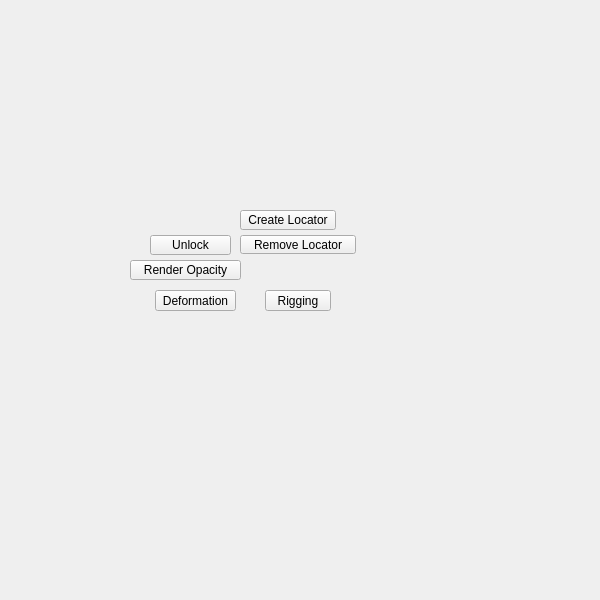
<?xml version="1.0" encoding="UTF-8"?>
<ui version="4.0">
 <class>QtUi</class>
 <widget class="QMainWindow" name="QtUi">
  <property name="enabled">
   <bool>true</bool>
  </property>
  <property name="geometry">
   <rect>
    <x>0</x>
    <y>0</y>
    <width>600</width>
    <height>600</height>
   </rect>
  </property>
  <property name="sizePolicy">
   <sizepolicy hsizetype="Ignored" vsizetype="Ignored">
    <horstretch>0</horstretch>
    <verstretch>0</verstretch>
   </sizepolicy>
  </property>
  <property name="minimumSize">
   <size>
    <width>0</width>
    <height>0</height>
   </size>
  </property>
  <property name="maximumSize">
   <size>
    <width>600</width>
    <height>600</height>
   </size>
  </property>
  <property name="whatsThis">
   <string>main</string>
  </property>
  <property name="toolButtonStyle">
   <enum>Qt::ToolButtonIconOnly</enum>
  </property>
  <property name="tabShape">
   <enum>QTabWidget::Triangular</enum>
  </property>
  <property name="dockNestingEnabled">
   <bool>true</bool>
  </property>
  <property name="dockOptions">
   <set>QMainWindow::AllowNestedDocks|QMainWindow::AllowTabbedDocks|QMainWindow::AnimatedDocks|QMainWindow::ForceTabbedDocks</set>
  </property>
  <widget class="QWidget" name="widget">
   <property name="sizePolicy">
    <sizepolicy hsizetype="Ignored" vsizetype="Ignored">
     <horstretch>0</horstretch>
     <verstretch>0</verstretch>
    </sizepolicy>
   </property>
   <widget class="QPushButton" name="i016">
    <property name="geometry">
     <rect>
      <x>265</x>
      <y>290</y>
      <width>66</width>
      <height>21</height>
     </rect>
    </property>
    <property name="minimumSize">
     <size>
      <width>0</width>
      <height>21</height>
     </size>
    </property>
    <property name="maximumSize">
     <size>
      <width>16777215</width>
      <height>21</height>
     </size>
    </property>
    <property name="accessibleName">
     <string>rigging</string>
    </property>
    <property name="text">
     <string>Rigging</string>
    </property>
   </widget>
   <widget class="PushButton" name="tb003">
    <property name="geometry">
     <rect>
      <x>240</x>
      <y>210</y>
      <width>96</width>
      <height>20</height>
     </rect>
    </property>
    <property name="minimumSize">
     <size>
      <width>0</width>
      <height>20</height>
     </size>
    </property>
    <property name="maximumSize">
     <size>
      <width>999</width>
      <height>20</height>
     </size>
    </property>
    <property name="toolTip">
     <string>&lt;html&gt;&lt;head/&gt;&lt;body&gt;&lt;p&gt;Create locators with the same transforms as any selected object(s).&lt;/p&gt;&lt;p&gt;If there are vertices selected it will create a locator at the center of the selected vertices bounding box.&lt;/p&gt;&lt;/body&gt;&lt;/html&gt;</string>
    </property>
    <property name="text">
     <string>Create Locator</string>
    </property>
    <property name="checkable">
     <bool>false</bool>
    </property>
   </widget>
   <widget class="QPushButton" name="b003">
    <property name="geometry">
     <rect>
      <x>240</x>
      <y>235</y>
      <width>116</width>
      <height>19</height>
     </rect>
    </property>
    <property name="toolTip">
     <string>Insert Joint</string>
    </property>
    <property name="text">
     <string>Remove Locator</string>
    </property>
   </widget>
   <widget class="QPushButton" name="i020">
    <property name="geometry">
     <rect>
      <x>155</x>
      <y>290</y>
      <width>81</width>
      <height>21</height>
     </rect>
    </property>
    <property name="minimumSize">
     <size>
      <width>0</width>
      <height>21</height>
     </size>
    </property>
    <property name="maximumSize">
     <size>
      <width>999</width>
      <height>21</height>
     </size>
    </property>
    <property name="accessibleName">
     <string>deformation</string>
    </property>
    <property name="text">
     <string>Deformation</string>
    </property>
   </widget>
   <widget class="QPushButton" name="b004">
    <property name="geometry">
     <rect>
      <x>130</x>
      <y>260</y>
      <width>111</width>
      <height>20</height>
     </rect>
    </property>
    <property name="minimumSize">
     <size>
      <width>0</width>
      <height>20</height>
     </size>
    </property>
    <property name="maximumSize">
     <size>
      <width>16777215</width>
      <height>20</height>
     </size>
    </property>
    <property name="toolTip">
     <string>Open the Render Opacity panel.

Create, keyframe-fade, and remove per-object opacity controllers.</string>
    </property>
    <property name="text">
     <string>Render Opacity</string>
    </property>
   </widget>
   <widget class="PushButton" name="tb004">
    <property name="geometry">
     <rect>
      <x>150</x>
      <y>235</y>
      <width>81</width>
      <height>20</height>
     </rect>
    </property>
    <property name="minimumSize">
     <size>
      <width>0</width>
      <height>20</height>
     </size>
    </property>
    <property name="maximumSize">
     <size>
      <width>16777215</width>
      <height>20</height>
     </size>
    </property>
    <property name="toolTip">
     <string>Push keys apart or pull them closer by a fixed frame amount.
Every key at or after the given time shifts by the same offset.
Supports negative values to compress timing.</string>
    </property>
    <property name="text">
     <string>Unlock</string>
    </property>
    <property name="checkable">
     <bool>false</bool>
    </property>
   </widget>
  </widget>
 </widget>
 <customwidgets>
  <customwidget>
   <class>PushButton</class>
   <extends>QPushButton</extends>
   <header>widgets.pushbutton.h</header>
  </customwidget>
 </customwidgets>
 <resources/>
 <connections/>
 <designerdata>
  <property name="gridDeltaX">
   <number>5</number>
  </property>
  <property name="gridDeltaY">
   <number>5</number>
  </property>
  <property name="gridSnapX">
   <bool>true</bool>
  </property>
  <property name="gridSnapY">
   <bool>true</bool>
  </property>
  <property name="gridVisible">
   <bool>true</bool>
  </property>
 </designerdata>
</ui>
